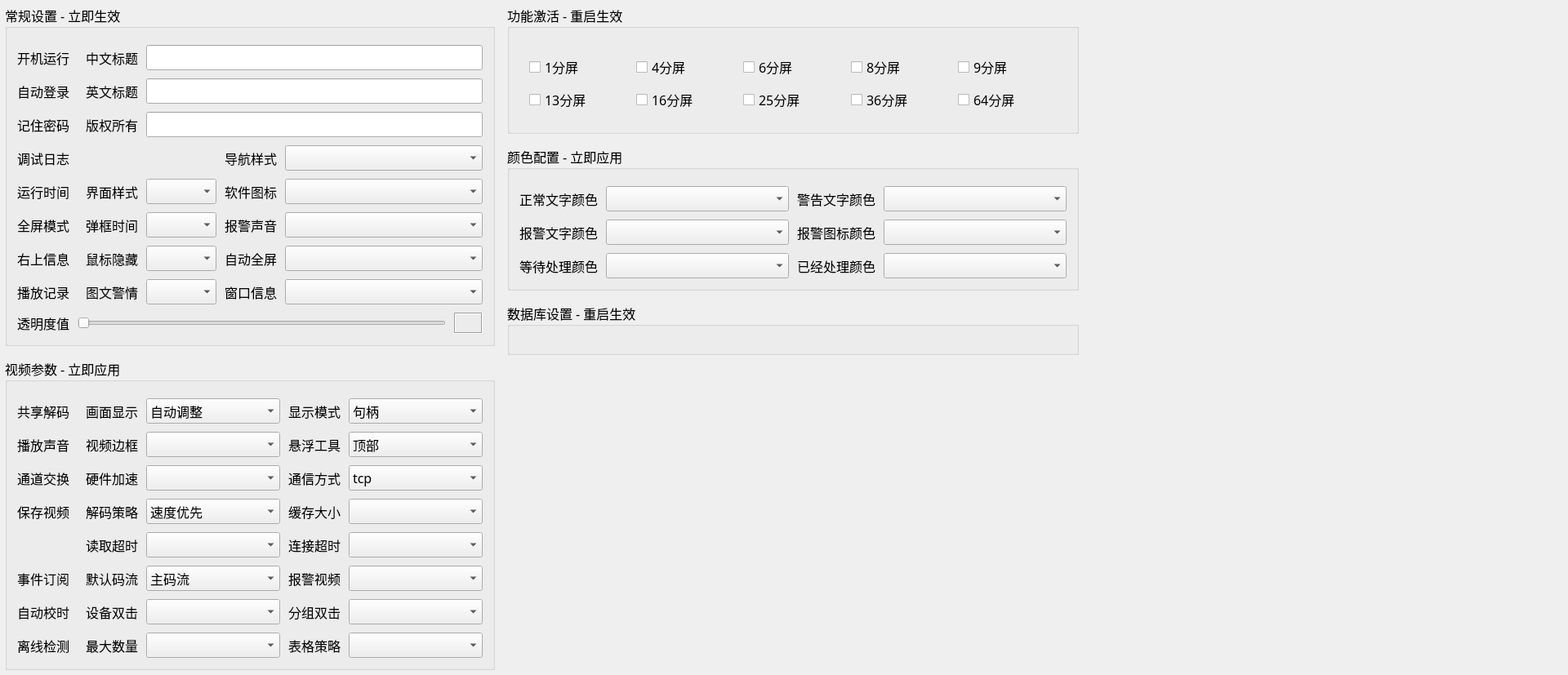
<?xml version="1.0" encoding="UTF-8"?>
<ui version="4.0">
 <class>frmConfigSystem</class>
 <widget class="QWidget" name="frmConfigSystem">
  <property name="geometry">
   <rect>
    <x>0</x>
    <y>0</y>
    <width>1920</width>
    <height>730</height>
   </rect>
  </property>
  <property name="font">
   <font>
    <family>AcadEref</family>
    <pointsize>12</pointsize>
   </font>
  </property>
  <property name="windowTitle">
   <string>Form</string>
  </property>
  <layout class="QHBoxLayout" name="horizontalLayout_2">
   <property name="spacing">
    <number>15</number>
   </property>
   <property name="leftMargin">
    <number>6</number>
   </property>
   <property name="topMargin">
    <number>6</number>
   </property>
   <property name="rightMargin">
    <number>6</number>
   </property>
   <property name="bottomMargin">
    <number>6</number>
   </property>
   <item>
    <widget class="QWidget" name="widgetLeft" native="true">
     <property name="minimumSize">
      <size>
       <width>0</width>
       <height>0</height>
      </size>
     </property>
     <property name="maximumSize">
      <size>
       <width>16777215</width>
       <height>16777215</height>
      </size>
     </property>
     <layout class="QVBoxLayout" name="verticalLayout_4">
      <property name="spacing">
       <number>15</number>
      </property>
      <property name="leftMargin">
       <number>0</number>
      </property>
      <property name="topMargin">
       <number>0</number>
      </property>
      <property name="rightMargin">
       <number>0</number>
      </property>
      <property name="bottomMargin">
       <number>0</number>
      </property>
      <item>
       <widget class="QGroupBox" name="gboxBase">
        <property name="minimumSize">
         <size>
          <width>600</width>
          <height>0</height>
         </size>
        </property>
        <property name="title">
         <string>常规设置 - 立即生效</string>
        </property>
        <layout class="QGridLayout" name="gridLayout">
         <property name="leftMargin">
          <number>12</number>
         </property>
         <property name="topMargin">
          <number>20</number>
         </property>
         <property name="rightMargin">
          <number>12</number>
         </property>
         <property name="bottomMargin">
          <number>12</number>
         </property>
         <property name="spacing">
          <number>10</number>
         </property>
         <item row="0" column="0">
          <widget class="QLabel" name="labAutoRun">
           <property name="text">
            <string>开机运行</string>
           </property>
          </widget>
         </item>
         <item row="0" column="1">
          <widget class="SwitchButton" name="btnAutoRun" native="true"/>
         </item>
         <item row="0" column="2">
          <widget class="QLabel" name="labTitleC">
           <property name="text">
            <string>中文标题</string>
           </property>
          </widget>
         </item>
         <item row="0" column="3" colspan="3">
          <widget class="QLineEdit" name="txtTitleCn"/>
         </item>
         <item row="1" column="0">
          <widget class="QLabel" name="labAutoLogin">
           <property name="text">
            <string>自动登录</string>
           </property>
          </widget>
         </item>
         <item row="1" column="1">
          <widget class="SwitchButton" name="btnAutoLogin" native="true"/>
         </item>
         <item row="1" column="2">
          <widget class="QLabel" name="labTitleE">
           <property name="text">
            <string>英文标题</string>
           </property>
          </widget>
         </item>
         <item row="1" column="3" colspan="3">
          <widget class="QLineEdit" name="txtTitleEn"/>
         </item>
         <item row="2" column="0">
          <widget class="QLabel" name="labAutoPwd">
           <property name="text">
            <string>记住密码</string>
           </property>
          </widget>
         </item>
         <item row="2" column="1">
          <widget class="SwitchButton" name="btnAutoPwd" native="true"/>
         </item>
         <item row="2" column="2">
          <widget class="QLabel" name="labCopyright">
           <property name="text">
            <string>版权所有</string>
           </property>
          </widget>
         </item>
         <item row="2" column="3" colspan="3">
          <widget class="QLineEdit" name="txtCopyright">
           <property name="readOnly">
            <bool>false</bool>
           </property>
          </widget>
         </item>
         <item row="3" column="0">
          <widget class="QLabel" name="labSaveLog">
           <property name="text">
            <string>调试日志</string>
           </property>
          </widget>
         </item>
         <item row="3" column="1">
          <widget class="SwitchButton" name="btnSaveLog" native="true"/>
         </item>
         <item row="3" column="4">
          <widget class="QLabel" name="labNavStyle">
           <property name="text">
            <string>导航样式</string>
           </property>
          </widget>
         </item>
         <item row="3" column="5">
          <widget class="QComboBox" name="cboxNavStyle">
           <property name="sizePolicy">
            <sizepolicy hsizetype="Expanding" vsizetype="Fixed">
             <horstretch>0</horstretch>
             <verstretch>0</verstretch>
            </sizepolicy>
           </property>
          </widget>
         </item>
         <item row="4" column="0">
          <widget class="QLabel" name="labSaveRunTime">
           <property name="text">
            <string>运行时间</string>
           </property>
          </widget>
         </item>
         <item row="4" column="1">
          <widget class="SwitchButton" name="btnSaveRunTime" native="true"/>
         </item>
         <item row="4" column="2">
          <widget class="QLabel" name="labStyleName">
           <property name="text">
            <string>界面样式</string>
           </property>
          </widget>
         </item>
         <item row="4" column="3">
          <widget class="QComboBox" name="cboxStyleName"/>
         </item>
         <item row="4" column="4">
          <widget class="QLabel" name="labLogoImage">
           <property name="text">
            <string>软件图标</string>
           </property>
          </widget>
         </item>
         <item row="4" column="5">
          <widget class="QComboBox" name="cboxLogoImage"/>
         </item>
         <item row="5" column="0">
          <widget class="QLabel" name="labFullScreen">
           <property name="text">
            <string>全屏模式</string>
           </property>
          </widget>
         </item>
         <item row="5" column="1">
          <widget class="SwitchButton" name="btnFullScreen" native="true"/>
         </item>
         <item row="5" column="2">
          <widget class="QLabel" name="labTipInterval">
           <property name="text">
            <string>弹框时间</string>
           </property>
          </widget>
         </item>
         <item row="5" column="3">
          <widget class="QComboBox" name="cboxTipInterval"/>
         </item>
         <item row="5" column="4">
          <widget class="QLabel" name="labAlarmSoundCount">
           <property name="text">
            <string>报警声音</string>
           </property>
          </widget>
         </item>
         <item row="5" column="5">
          <widget class="QComboBox" name="cboxAlarmSoundCount"/>
         </item>
         <item row="6" column="2">
          <widget class="QLabel" name="labTimeHideCursor">
           <property name="text">
            <string>鼠标隐藏</string>
           </property>
          </widget>
         </item>
         <item row="6" column="3">
          <widget class="QComboBox" name="cboxTimeHideCursor"/>
         </item>
         <item row="6" column="4">
          <widget class="QLabel" name="labTimeAutoFull">
           <property name="text">
            <string>自动全屏</string>
           </property>
          </widget>
         </item>
         <item row="6" column="5">
          <widget class="QComboBox" name="cboxTimeAutoFull"/>
         </item>
         <item row="7" column="2">
          <widget class="QLabel" name="labMsgListCount">
           <property name="text">
            <string>图文警情</string>
           </property>
          </widget>
         </item>
         <item row="7" column="3">
          <widget class="QComboBox" name="cboxMsgListCount"/>
         </item>
         <item row="7" column="4">
          <widget class="QLabel" name="labMsgTableCount">
           <property name="text">
            <string>窗口信息</string>
           </property>
          </widget>
         </item>
         <item row="7" column="5">
          <widget class="QComboBox" name="cboxMsgTableCount"/>
         </item>
         <item row="8" column="0">
          <widget class="QLabel" name="labWindowOpacity">
           <property name="text">
            <string>透明度值</string>
           </property>
          </widget>
         </item>
         <item row="8" column="1" colspan="5">
          <layout class="QHBoxLayout" name="horizontalLayout">
           <item>
            <widget class="XSlider" name="sliderWindowOpacity">
             <property name="sizePolicy">
              <sizepolicy hsizetype="Expanding" vsizetype="Ignored">
               <horstretch>0</horstretch>
               <verstretch>0</verstretch>
              </sizepolicy>
             </property>
             <property name="orientation">
              <enum>Qt::Horizontal</enum>
             </property>
            </widget>
           </item>
           <item>
            <widget class="QLabel" name="labWindowOpacityValue">
             <property name="minimumSize">
              <size>
               <width>35</width>
               <height>0</height>
              </size>
             </property>
             <property name="frameShape">
              <enum>QFrame::Box</enum>
             </property>
             <property name="frameShadow">
              <enum>QFrame::Sunken</enum>
             </property>
             <property name="text">
              <string/>
             </property>
             <property name="alignment">
              <set>Qt::AlignCenter</set>
             </property>
            </widget>
           </item>
          </layout>
         </item>
         <item row="6" column="0">
          <widget class="QLabel" name="labRightInfo">
           <property name="text">
            <string>右上信息</string>
           </property>
          </widget>
         </item>
         <item row="6" column="1">
          <widget class="SwitchButton" name="btnRightInfo" native="true"/>
         </item>
         <item row="7" column="0">
          <widget class="QLabel" name="labSaveUrl">
           <property name="text">
            <string>播放记录</string>
           </property>
          </widget>
         </item>
         <item row="7" column="1">
          <widget class="SwitchButton" name="btnSaveUrl" native="true"/>
         </item>
        </layout>
       </widget>
      </item>
      <item>
       <widget class="QGroupBox" name="groupBox">
        <property name="minimumSize">
         <size>
          <width>600</width>
          <height>0</height>
         </size>
        </property>
        <property name="title">
         <string>视频参数 - 立即应用</string>
        </property>
        <layout class="QGridLayout" name="gridLayout_2">
         <property name="leftMargin">
          <number>12</number>
         </property>
         <property name="topMargin">
          <number>20</number>
         </property>
         <property name="rightMargin">
          <number>12</number>
         </property>
         <property name="bottomMargin">
          <number>12</number>
         </property>
         <property name="spacing">
          <number>10</number>
         </property>
         <item row="0" column="0">
          <widget class="QLabel" name="labSharedData">
           <property name="text">
            <string>共享解码</string>
           </property>
          </widget>
         </item>
         <item row="0" column="1">
          <widget class="SwitchButton" name="btnSharedData" native="true"/>
         </item>
         <item row="0" column="2">
          <widget class="QLabel" name="labScaleMode">
           <property name="text">
            <string>画面显示</string>
           </property>
          </widget>
         </item>
         <item row="0" column="3">
          <widget class="QComboBox" name="cboxScaleMode">
           <property name="sizePolicy">
            <sizepolicy hsizetype="Expanding" vsizetype="Fixed">
             <horstretch>0</horstretch>
             <verstretch>0</verstretch>
            </sizepolicy>
           </property>
           <item>
            <property name="text">
             <string>自动调整</string>
            </property>
           </item>
           <item>
            <property name="text">
             <string>等比缩放</string>
            </property>
           </item>
           <item>
            <property name="text">
             <string>拉伸填充</string>
            </property>
           </item>
          </widget>
         </item>
         <item row="0" column="4">
          <widget class="QLabel" name="labVideoMode">
           <property name="text">
            <string>显示模式</string>
           </property>
          </widget>
         </item>
         <item row="0" column="5">
          <widget class="QComboBox" name="cboxVideoMode">
           <property name="sizePolicy">
            <sizepolicy hsizetype="Expanding" vsizetype="Fixed">
             <horstretch>0</horstretch>
             <verstretch>0</verstretch>
            </sizepolicy>
           </property>
           <item>
            <property name="text">
             <string>句柄</string>
            </property>
           </item>
           <item>
            <property name="text">
             <string>绘制</string>
            </property>
           </item>
           <item>
            <property name="text">
             <string>GPU</string>
            </property>
           </item>
          </widget>
         </item>
         <item row="1" column="0">
          <widget class="QLabel" name="labPlayAudio">
           <property name="text">
            <string>播放声音</string>
           </property>
          </widget>
         </item>
         <item row="1" column="1">
          <widget class="SwitchButton" name="btnPlayAudio" native="true"/>
         </item>
         <item row="1" column="2">
          <widget class="QLabel" name="labBorderWidth">
           <property name="text">
            <string>视频边框</string>
           </property>
          </widget>
         </item>
         <item row="1" column="3">
          <widget class="QComboBox" name="cboxBorderWidth"/>
         </item>
         <item row="1" column="4">
          <widget class="QLabel" name="labBannerPosition">
           <property name="text">
            <string>悬浮工具</string>
           </property>
          </widget>
         </item>
         <item row="1" column="5">
          <widget class="QComboBox" name="cboxBannerPosition">
           <item>
            <property name="text">
             <string>顶部</string>
            </property>
           </item>
           <item>
            <property name="text">
             <string>底部</string>
            </property>
           </item>
           <item>
            <property name="text">
             <string>左侧</string>
            </property>
           </item>
           <item>
            <property name="text">
             <string>右侧</string>
            </property>
           </item>
          </widget>
         </item>
         <item row="2" column="0">
          <widget class="QLabel" name="labVideoDrag">
           <property name="text">
            <string>通道交换</string>
           </property>
          </widget>
         </item>
         <item row="2" column="1">
          <widget class="SwitchButton" name="btnVideoDrag" native="true"/>
         </item>
         <item row="2" column="2">
          <widget class="QLabel" name="labHardware">
           <property name="text">
            <string>硬件加速</string>
           </property>
          </widget>
         </item>
         <item row="2" column="3">
          <widget class="QComboBox" name="cboxHardware"/>
         </item>
         <item row="2" column="4">
          <widget class="QLabel" name="labTransport">
           <property name="text">
            <string>通信方式</string>
           </property>
          </widget>
         </item>
         <item row="2" column="5">
          <widget class="QComboBox" name="cboxTransport">
           <item>
            <property name="text">
             <string>tcp</string>
            </property>
           </item>
           <item>
            <property name="text">
             <string>udp</string>
            </property>
           </item>
          </widget>
         </item>
         <item row="3" column="0">
          <widget class="QLabel" name="labSaveVideo">
           <property name="text">
            <string>保存视频</string>
           </property>
          </widget>
         </item>
         <item row="3" column="1">
          <widget class="SwitchButton" name="btnSaveVideo" native="true"/>
         </item>
         <item row="3" column="2">
          <widget class="QLabel" name="labDecodeType">
           <property name="text">
            <string>解码策略</string>
           </property>
          </widget>
         </item>
         <item row="3" column="3">
          <widget class="QComboBox" name="cboxDecodeType">
           <item>
            <property name="text">
             <string>速度优先</string>
            </property>
           </item>
           <item>
            <property name="text">
             <string>质量优先</string>
            </property>
           </item>
           <item>
            <property name="text">
             <string>均衡处理</string>
            </property>
           </item>
           <item>
            <property name="text">
             <string>最快速度</string>
            </property>
           </item>
          </widget>
         </item>
         <item row="3" column="4">
          <widget class="QLabel" name="labCaching">
           <property name="text">
            <string>缓存大小</string>
           </property>
          </widget>
         </item>
         <item row="3" column="5">
          <widget class="QComboBox" name="cboxCaching"/>
         </item>
         <item row="4" column="2">
          <widget class="QLabel" name="labReadTimeout">
           <property name="text">
            <string>读取超时</string>
           </property>
          </widget>
         </item>
         <item row="4" column="3">
          <widget class="QComboBox" name="cboxReadTimeout"/>
         </item>
         <item row="4" column="4">
          <widget class="QLabel" name="labConnectTimeout">
           <property name="text">
            <string>连接超时</string>
           </property>
          </widget>
         </item>
         <item row="4" column="5">
          <widget class="QComboBox" name="cboxConnectTimeout"/>
         </item>
         <item row="5" column="0">
          <widget class="QLabel" name="labOnvifEvent">
           <property name="text">
            <string>事件订阅</string>
           </property>
          </widget>
         </item>
         <item row="5" column="1">
          <widget class="SwitchButton" name="btnOnvifEvent" native="true"/>
         </item>
         <item row="5" column="2">
          <widget class="QLabel" name="labRtspType">
           <property name="text">
            <string>默认码流</string>
           </property>
          </widget>
         </item>
         <item row="5" column="3">
          <widget class="QComboBox" name="cboxRtspType">
           <item>
            <property name="text">
             <string>主码流</string>
            </property>
           </item>
           <item>
            <property name="text">
             <string>子码流</string>
            </property>
           </item>
          </widget>
         </item>
         <item row="5" column="4">
          <widget class="QLabel" name="labAlarmSaveTime">
           <property name="text">
            <string>报警视频</string>
           </property>
          </widget>
         </item>
         <item row="5" column="5">
          <widget class="QComboBox" name="cboxAlarmSaveTime"/>
         </item>
         <item row="6" column="0">
          <widget class="QLabel" name="labOnvifNtp">
           <property name="text">
            <string>自动校时</string>
           </property>
          </widget>
         </item>
         <item row="6" column="1">
          <widget class="SwitchButton" name="btnOnvifNtp" native="true"/>
         </item>
         <item row="6" column="2">
          <widget class="QLabel" name="labOpenIpcPolicy">
           <property name="text">
            <string>设备双击</string>
           </property>
          </widget>
         </item>
         <item row="6" column="3">
          <widget class="QComboBox" name="cboxOpenIpcPolicy"/>
         </item>
         <item row="6" column="4">
          <widget class="QLabel" name="labOpenNvrPolicy">
           <property name="text">
            <string>分组双击</string>
           </property>
          </widget>
         </item>
         <item row="6" column="5">
          <widget class="QComboBox" name="cboxOpenNvrPolicy"/>
         </item>
         <item row="7" column="0">
          <widget class="QLabel" name="labCheckOffline">
           <property name="text">
            <string>离线检测</string>
           </property>
          </widget>
         </item>
         <item row="7" column="1">
          <widget class="SwitchButton" name="btnCheckOffline" native="true"/>
         </item>
         <item row="7" column="2">
          <widget class="QLabel" name="labOpenMaxCount">
           <property name="text">
            <string>最大数量</string>
           </property>
          </widget>
         </item>
         <item row="7" column="3">
          <widget class="QComboBox" name="cboxOpenMaxCount"/>
         </item>
         <item row="7" column="4">
          <widget class="QLabel" name="labTableDataPolicy">
           <property name="text">
            <string>表格策略</string>
           </property>
          </widget>
         </item>
         <item row="7" column="5">
          <widget class="QComboBox" name="cboxTableDataPolicy"/>
         </item>
        </layout>
       </widget>
      </item>
      <item>
       <spacer name="verticalSpacer1">
        <property name="orientation">
         <enum>Qt::Vertical</enum>
        </property>
        <property name="sizeHint" stdset="0">
         <size>
          <width>20</width>
          <height>166</height>
         </size>
        </property>
       </spacer>
      </item>
     </layout>
    </widget>
   </item>
   <item>
    <widget class="QWidget" name="widgetRight" native="true">
     <property name="minimumSize">
      <size>
       <width>700</width>
       <height>0</height>
      </size>
     </property>
     <layout class="QVBoxLayout" name="verticalLayout">
      <property name="spacing">
       <number>15</number>
      </property>
      <property name="leftMargin">
       <number>0</number>
      </property>
      <property name="topMargin">
       <number>0</number>
      </property>
      <property name="rightMargin">
       <number>0</number>
      </property>
      <property name="bottomMargin">
       <number>0</number>
      </property>
      <item>
       <widget class="QGroupBox" name="gboxEnable">
        <property name="minimumSize">
         <size>
          <width>600</width>
          <height>0</height>
         </size>
        </property>
        <property name="title">
         <string>功能激活 - 重启生效</string>
        </property>
        <layout class="QVBoxLayout" name="verticalLayout_2">
         <property name="spacing">
          <number>12</number>
         </property>
         <property name="leftMargin">
          <number>12</number>
         </property>
         <property name="topMargin">
          <number>20</number>
         </property>
         <property name="rightMargin">
          <number>12</number>
         </property>
         <property name="bottomMargin">
          <number>12</number>
         </property>
         <item>
          <widget class="QFrame" name="frameEnable1">
           <layout class="QGridLayout" name="gridLayout_5">
            <property name="leftMargin">
             <number>12</number>
            </property>
            <property name="topMargin">
             <number>12</number>
            </property>
            <property name="rightMargin">
             <number>12</number>
            </property>
            <property name="bottomMargin">
             <number>12</number>
            </property>
            <property name="spacing">
             <number>10</number>
            </property>
            <item row="0" column="0">
             <widget class="QCheckBox" name="ckEnableChannel1">
              <property name="text">
               <string>1分屏</string>
              </property>
             </widget>
            </item>
            <item row="0" column="1">
             <widget class="QCheckBox" name="ckEnableChannel4">
              <property name="text">
               <string>4分屏</string>
              </property>
             </widget>
            </item>
            <item row="0" column="2">
             <widget class="QCheckBox" name="ckEnableChannel6">
              <property name="text">
               <string>6分屏</string>
              </property>
             </widget>
            </item>
            <item row="0" column="3">
             <widget class="QCheckBox" name="ckEnableChannel8">
              <property name="text">
               <string>8分屏</string>
              </property>
             </widget>
            </item>
            <item row="0" column="4">
             <widget class="QCheckBox" name="ckEnableChannel9">
              <property name="text">
               <string>9分屏</string>
              </property>
             </widget>
            </item>
            <item row="1" column="0">
             <widget class="QCheckBox" name="ckEnableChannel13">
              <property name="text">
               <string>13分屏</string>
              </property>
             </widget>
            </item>
            <item row="1" column="1">
             <widget class="QCheckBox" name="ckEnableChannel16">
              <property name="text">
               <string>16分屏</string>
              </property>
             </widget>
            </item>
            <item row="1" column="2">
             <widget class="QCheckBox" name="ckEnableChannel25">
              <property name="text">
               <string>25分屏</string>
              </property>
             </widget>
            </item>
            <item row="1" column="3">
             <widget class="QCheckBox" name="ckEnableChannel36">
              <property name="text">
               <string>36分屏</string>
              </property>
             </widget>
            </item>
            <item row="1" column="4">
             <widget class="QCheckBox" name="ckEnableChannel64">
              <property name="text">
               <string>64分屏</string>
              </property>
             </widget>
            </item>
           </layout>
          </widget>
         </item>
        </layout>
       </widget>
      </item>
      <item>
       <widget class="QGroupBox" name="gboxColor">
        <property name="minimumSize">
         <size>
          <width>600</width>
          <height>0</height>
         </size>
        </property>
        <property name="title">
         <string>颜色配置 - 立即应用</string>
        </property>
        <layout class="QGridLayout" name="gridLayout_6">
         <property name="leftMargin">
          <number>12</number>
         </property>
         <property name="topMargin">
          <number>20</number>
         </property>
         <property name="rightMargin">
          <number>12</number>
         </property>
         <property name="bottomMargin">
          <number>12</number>
         </property>
         <property name="spacing">
          <number>10</number>
         </property>
         <item row="0" column="2">
          <widget class="QLabel" name="labColorTextWarn">
           <property name="text">
            <string>警告文字颜色</string>
           </property>
          </widget>
         </item>
         <item row="1" column="2">
          <widget class="QLabel" name="labColorIconAlarm">
           <property name="text">
            <string>报警图标颜色</string>
           </property>
          </widget>
         </item>
         <item row="1" column="3">
          <widget class="ColorComboBox" name="cboxColorIconAlarm"/>
         </item>
         <item row="1" column="1">
          <widget class="ColorComboBox" name="cboxColorTextAlarm"/>
         </item>
         <item row="0" column="3">
          <widget class="ColorComboBox" name="cboxColorTextWarn">
           <property name="sizePolicy">
            <sizepolicy hsizetype="Expanding" vsizetype="Fixed">
             <horstretch>0</horstretch>
             <verstretch>0</verstretch>
            </sizepolicy>
           </property>
          </widget>
         </item>
         <item row="0" column="1">
          <widget class="ColorComboBox" name="cboxColorTextNormal">
           <property name="sizePolicy">
            <sizepolicy hsizetype="Expanding" vsizetype="Fixed">
             <horstretch>0</horstretch>
             <verstretch>0</verstretch>
            </sizepolicy>
           </property>
          </widget>
         </item>
         <item row="0" column="0">
          <widget class="QLabel" name="labColorTextNormal">
           <property name="text">
            <string>正常文字颜色</string>
           </property>
          </widget>
         </item>
         <item row="1" column="0">
          <widget class="QLabel" name="labColorTextAlarm">
           <property name="text">
            <string>报警文字颜色</string>
           </property>
          </widget>
         </item>
         <item row="2" column="0">
          <widget class="QLabel" name="labColorMsgWait">
           <property name="text">
            <string>等待处理颜色</string>
           </property>
          </widget>
         </item>
         <item row="2" column="1">
          <widget class="ColorComboBox" name="cboxColorMsgWait"/>
         </item>
         <item row="2" column="2">
          <widget class="QLabel" name="labColorMsgSolved">
           <property name="text">
            <string>已经处理颜色</string>
           </property>
          </widget>
         </item>
         <item row="2" column="3">
          <widget class="ColorComboBox" name="cboxColorMsgSolved"/>
         </item>
        </layout>
       </widget>
      </item>
      <item>
       <widget class="QGroupBox" name="gboxDb">
        <property name="sizePolicy">
         <sizepolicy hsizetype="Preferred" vsizetype="Fixed">
          <horstretch>0</horstretch>
          <verstretch>0</verstretch>
         </sizepolicy>
        </property>
        <property name="title">
         <string>数据库设置 - 重启生效</string>
        </property>
        <layout class="QVBoxLayout" name="verticalLayout_3">
         <property name="spacing">
          <number>12</number>
         </property>
         <property name="leftMargin">
          <number>12</number>
         </property>
         <property name="topMargin">
          <number>20</number>
         </property>
         <property name="rightMargin">
          <number>12</number>
         </property>
         <property name="bottomMargin">
          <number>12</number>
         </property>
         <item>
          <widget class="frmConfigDb" name="widgetConfigDb" native="true"/>
         </item>
        </layout>
       </widget>
      </item>
      <item>
       <spacer name="verticalSpacer2">
        <property name="orientation">
         <enum>Qt::Vertical</enum>
        </property>
        <property name="sizeHint" stdset="0">
         <size>
          <width>20</width>
          <height>40</height>
         </size>
        </property>
       </spacer>
      </item>
     </layout>
    </widget>
   </item>
   <item>
    <spacer name="horizontalSpacer">
     <property name="orientation">
      <enum>Qt::Horizontal</enum>
     </property>
     <property name="sizeHint" stdset="0">
      <size>
       <width>40</width>
       <height>20</height>
      </size>
     </property>
    </spacer>
   </item>
  </layout>
 </widget>
 <customwidgets>
  <customwidget>
   <class>XSlider</class>
   <extends>QSlider</extends>
   <header>xslider.h</header>
  </customwidget>
  <customwidget>
   <class>ColorComboBox</class>
   <extends>QComboBox</extends>
   <header location="global">colorcombobox.h</header>
  </customwidget>
  <customwidget>
   <class>SwitchButton</class>
   <extends>QWidget</extends>
   <header>switchbutton.h</header>
   <container>1</container>
  </customwidget>
  <customwidget>
   <class>frmConfigDb</class>
   <extends>QWidget</extends>
   <header>frmconfigdb.h</header>
   <container>1</container>
  </customwidget>
 </customwidgets>
 <tabstops>
  <tabstop>txtTitleCn</tabstop>
  <tabstop>txtTitleEn</tabstop>
  <tabstop>txtCopyright</tabstop>
  <tabstop>cboxNavStyle</tabstop>
  <tabstop>cboxStyleName</tabstop>
  <tabstop>cboxLogoImage</tabstop>
  <tabstop>cboxTipInterval</tabstop>
  <tabstop>cboxAlarmSoundCount</tabstop>
  <tabstop>cboxTimeHideCursor</tabstop>
  <tabstop>cboxTimeAutoFull</tabstop>
  <tabstop>cboxMsgListCount</tabstop>
  <tabstop>cboxMsgTableCount</tabstop>
  <tabstop>sliderWindowOpacity</tabstop>
  <tabstop>cboxScaleMode</tabstop>
  <tabstop>cboxVideoMode</tabstop>
  <tabstop>cboxBorderWidth</tabstop>
  <tabstop>cboxBannerPosition</tabstop>
  <tabstop>cboxHardware</tabstop>
  <tabstop>cboxTransport</tabstop>
  <tabstop>cboxDecodeType</tabstop>
  <tabstop>cboxCaching</tabstop>
  <tabstop>cboxReadTimeout</tabstop>
  <tabstop>cboxConnectTimeout</tabstop>
  <tabstop>ckEnableChannel1</tabstop>
  <tabstop>ckEnableChannel4</tabstop>
  <tabstop>ckEnableChannel6</tabstop>
  <tabstop>ckEnableChannel8</tabstop>
  <tabstop>ckEnableChannel9</tabstop>
  <tabstop>ckEnableChannel13</tabstop>
  <tabstop>ckEnableChannel16</tabstop>
  <tabstop>ckEnableChannel25</tabstop>
  <tabstop>ckEnableChannel36</tabstop>
  <tabstop>ckEnableChannel64</tabstop>
  <tabstop>cboxColorTextNormal</tabstop>
  <tabstop>cboxColorTextWarn</tabstop>
  <tabstop>cboxColorTextAlarm</tabstop>
  <tabstop>cboxColorIconAlarm</tabstop>
  <tabstop>cboxColorMsgWait</tabstop>
  <tabstop>cboxColorMsgSolved</tabstop>
 </tabstops>
 <resources/>
 <connections/>
</ui>
